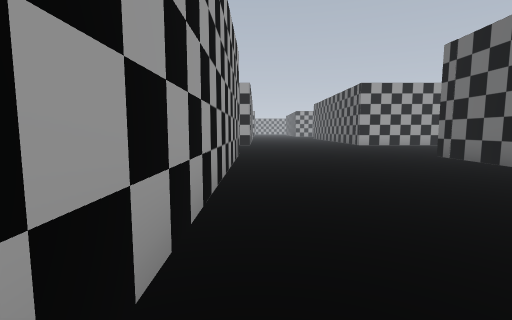
View 1 (above)

24 first-person views from a walk through a Godot game level. The camera is 1.3 m above the floor, tilts 6° down and sees 85° across. The floor is counted in squares, 1.8 m on a side. Each view is taken from the middle of a square. On the plan, view 1 faces up. The plan holds only what a view shows up to about 10 squares ahead; the rest is blank. The place goes on beyond the plan. Characters and animated objects are left out.

View 2
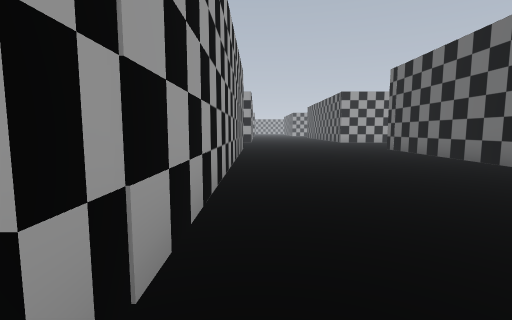

View 3
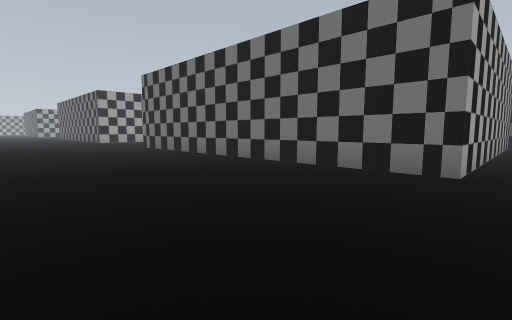

View 4
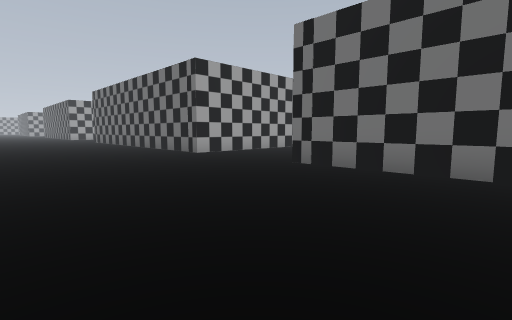

View 5
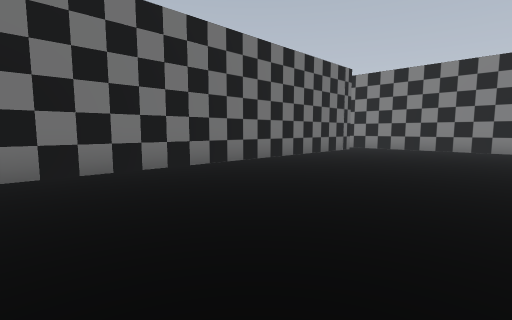

View 6
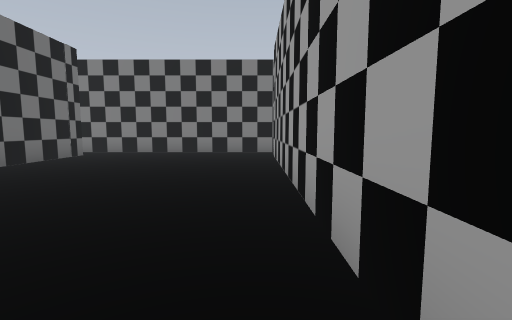

View 7
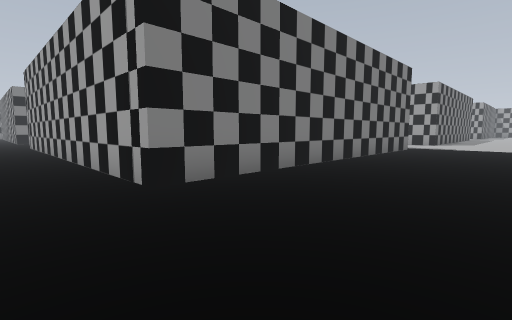

View 8
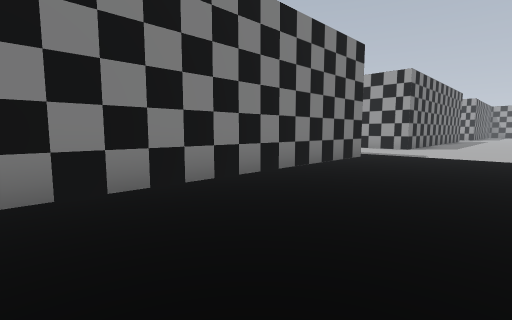

View 9
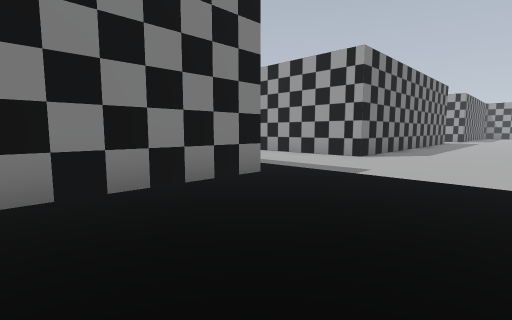

View 10
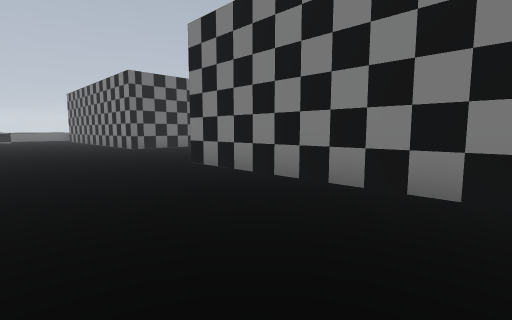

View 11
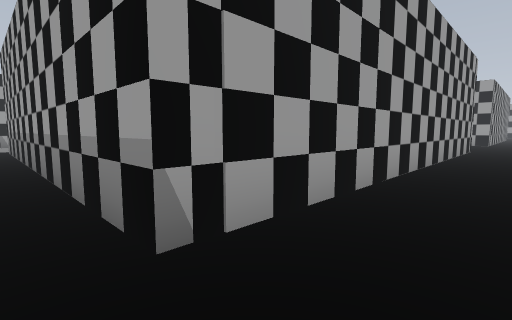

View 12
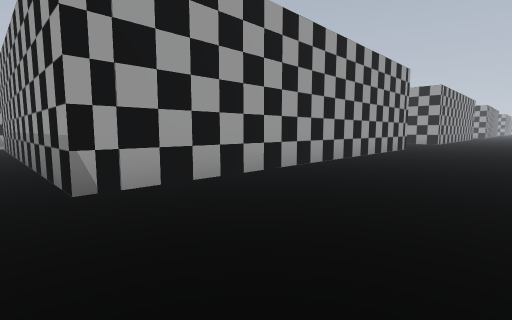

View 13
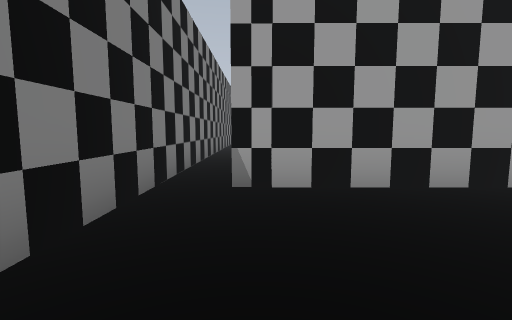

View 14
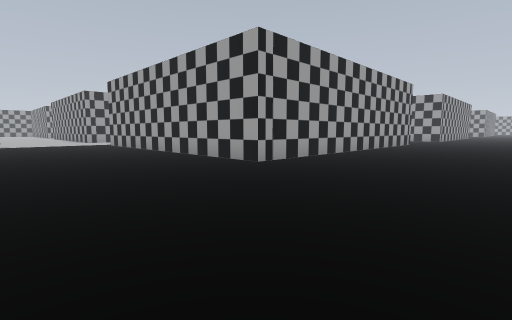

View 15
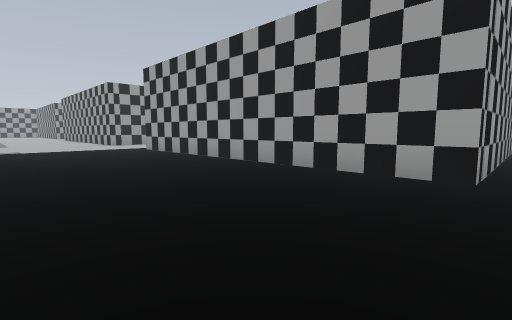

View 16
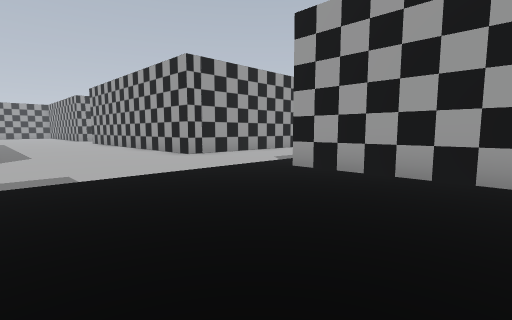

View 17
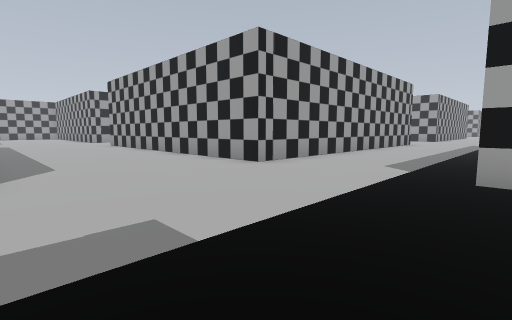

View 18
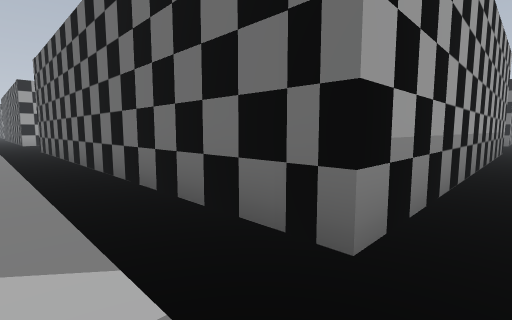

View 19
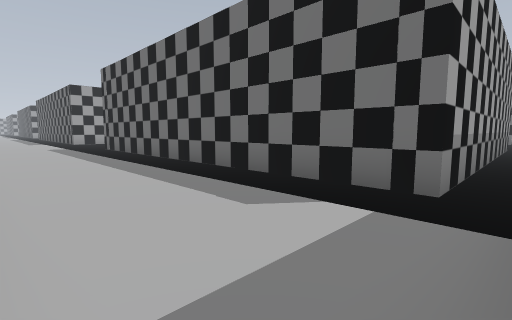

View 20
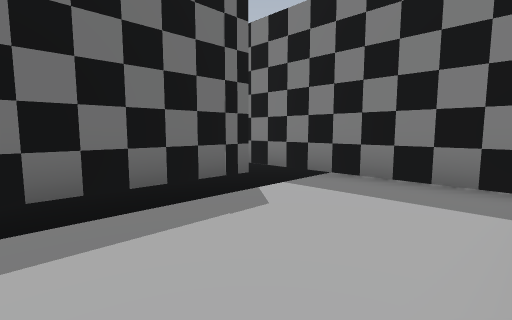

View 21
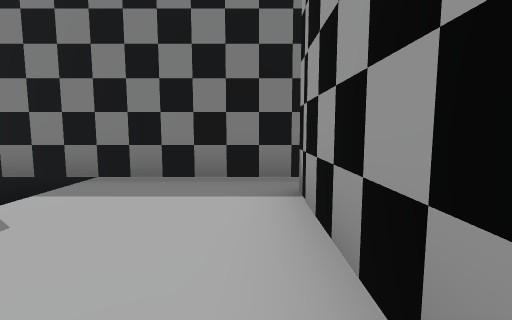

View 22
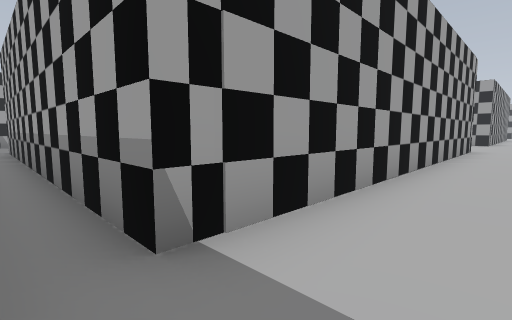

View 23
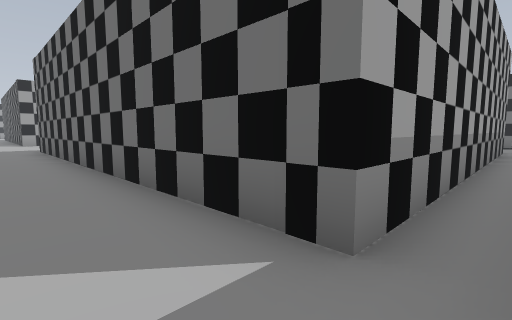

View 24
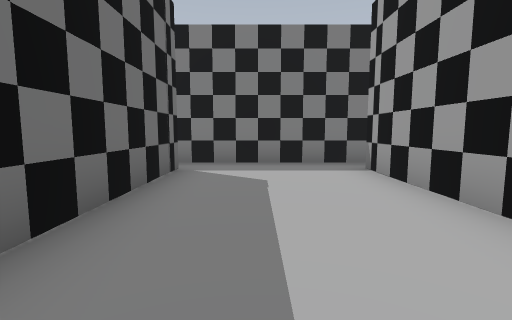

### Floor plan
Points are (right, up) in squares from view 1. A wall is a line through its corners. A room is listed if a view was taken in it or the views show most of it. See-through windows are left out.
Room 1 (views 1, 2, 3, 4, 5, 6, 7, 8, 9, 10, 11, 12, 13, 14, 15, 16, 17, 18, 19, 20, 21, 22, 23, 24)
walls: (-14.5, 2.8) (-14.5, -2.4) (-19.6, -2.4); (-14.5, -7.2) (-14.5, -18.3) (-24.5, -18.3) (-24.5, -7.2); (-10.6, 8.6) (-0.5, 8.6) (-0.5, -2.4) (-10.6, -2.4); (-17.9, 8.6) (-14.5, 8.6) (-14.5, 5.2); (-0.5, -7.2) (-0.5, -18.3) (-10.5, -18.3) (-10.5, -7.2); (-14.8, -19.3) (-9.4, -19.3); (-7, -19.3) (5.9, -19.3); (-28.1, -15.1) (-28.1, -18.4); (6.5, -3.3) (5.1, -3.3) (5.1, 7.9); (-28.5, -19.3) (-24.1, -19.3); (5.1, -18.1) (5.1, -7.1)

Where each view was taken, in squares from view 1:
view 1: 0 up, 0 right, facing up
view 2: 3 down, 0 right, facing up
view 3: 4 down, 0 right, facing up-right
view 4: 11 down, 0 right, facing up-right
view 5: 8 down, 0 right, facing down-right
view 6: 10 down, 0 right, facing down
view 7: 12 up, 1 right, facing down-left
view 8: 12 up, 3 left, facing down-left
view 9: 12 up, 7 left, facing down-left
view 10: 12 up, 6 left, facing down-right
view 11: 19 down, 1 right, facing up-left
view 12: 19 down, 3 right, facing up-left
view 13: 18 down, 3 right, facing left
view 14: 7 down, 4 right, facing up-left
view 15: 7 down, 0 right, facing up-left
view 16: 7 down, 7 left, facing up-left
view 17: 7 down, 10 left, facing up-left
view 18: 19 down, 12 left, facing up-right
view 19: 19 down, 14 left, facing up-right
view 20: 15 down, 14 left, facing down-right
view 21: 15 down, 14 left, facing down
view 22: 19 down, 13 left, facing up-left
view 23: 19 down, 26 left, facing up-right
view 24: 13 down, 26 left, facing down
